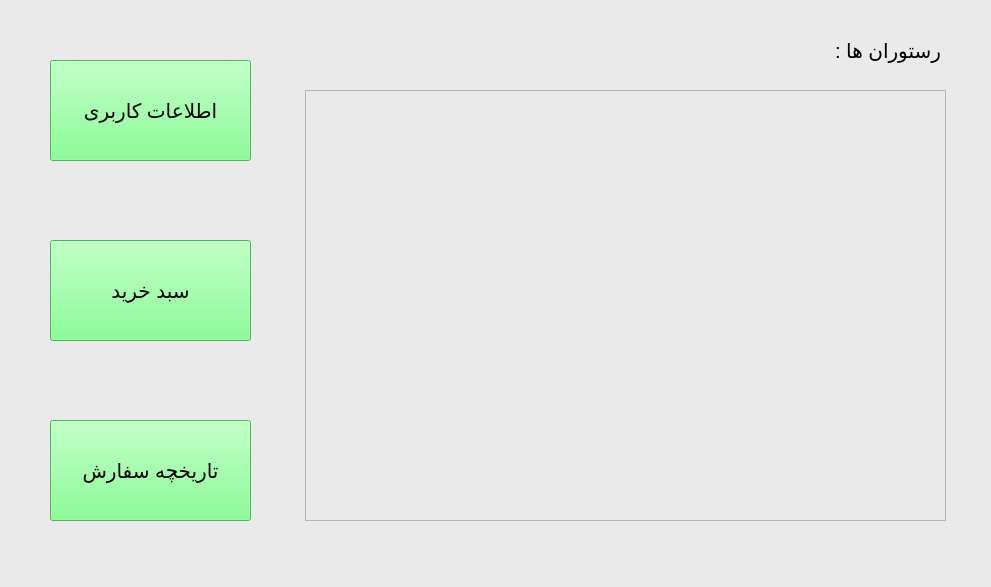
<?xml version="1.0" encoding="UTF-8"?>
<ui version="4.0">
 <class>Customer</class>
 <widget class="QWidget" name="Customer">
  <property name="geometry">
   <rect>
    <x>0</x>
    <y>0</y>
    <width>991</width>
    <height>587</height>
   </rect>
  </property>
  <property name="windowTitle">
   <string>Form</string>
  </property>
  <property name="styleSheet">
   <string notr="true">background-color: rgb(234, 234, 234);</string>
  </property>
  <widget class="QPushButton" name="UserButton">
   <property name="geometry">
    <rect>
     <x>50</x>
     <y>60</y>
     <width>201</width>
     <height>101</height>
    </rect>
   </property>
   <property name="font">
    <font>
     <pointsize>15</pointsize>
    </font>
   </property>
   <property name="styleSheet">
    <string notr="true">color: rgb(0, 0, 0);
background-color: rgb(105, 255, 122);</string>
   </property>
   <property name="text">
    <string>اطلاعات کاربری</string>
   </property>
  </widget>
  <widget class="QPushButton" name="OrderButton">
   <property name="geometry">
    <rect>
     <x>50</x>
     <y>420</y>
     <width>201</width>
     <height>101</height>
    </rect>
   </property>
   <property name="font">
    <font>
     <pointsize>15</pointsize>
    </font>
   </property>
   <property name="styleSheet">
    <string notr="true">color: rgb(0, 0, 0);
background-color: rgb(105, 255, 122);</string>
   </property>
   <property name="text">
    <string>تاریخچه سفارش</string>
   </property>
  </widget>
  <widget class="QPushButton" name="CartButton">
   <property name="geometry">
    <rect>
     <x>50</x>
     <y>240</y>
     <width>201</width>
     <height>101</height>
    </rect>
   </property>
   <property name="font">
    <font>
     <pointsize>15</pointsize>
    </font>
   </property>
   <property name="styleSheet">
    <string notr="true">color: rgb(0, 0, 0);
background-color: rgb(105, 255, 122);</string>
   </property>
   <property name="text">
    <string>سبد خرید</string>
   </property>
  </widget>
  <widget class="QListView" name="listView">
   <property name="geometry">
    <rect>
     <x>305</x>
     <y>90</y>
     <width>641</width>
     <height>431</height>
    </rect>
   </property>
  </widget>
  <widget class="QLabel" name="label">
   <property name="geometry">
    <rect>
     <x>810</x>
     <y>30</y>
     <width>131</width>
     <height>41</height>
    </rect>
   </property>
   <property name="font">
    <font>
     <pointsize>15</pointsize>
    </font>
   </property>
   <property name="styleSheet">
    <string notr="true">color: rgb(0, 0, 0);</string>
   </property>
   <property name="text">
    <string>رستوران ها :</string>
   </property>
  </widget>
 </widget>
 <resources/>
 <connections/>
</ui>
